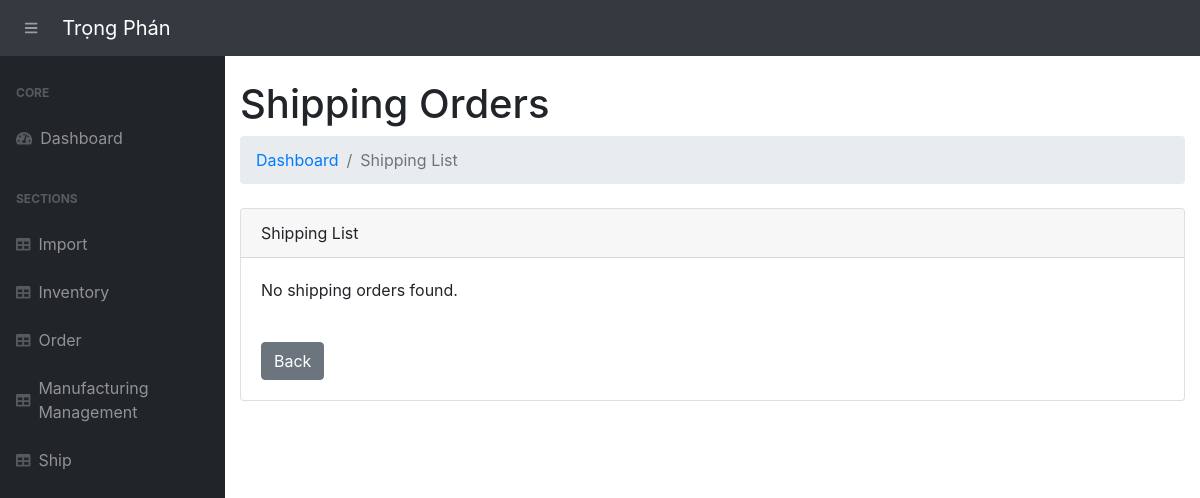
The app's page /shipping-list/, older data.
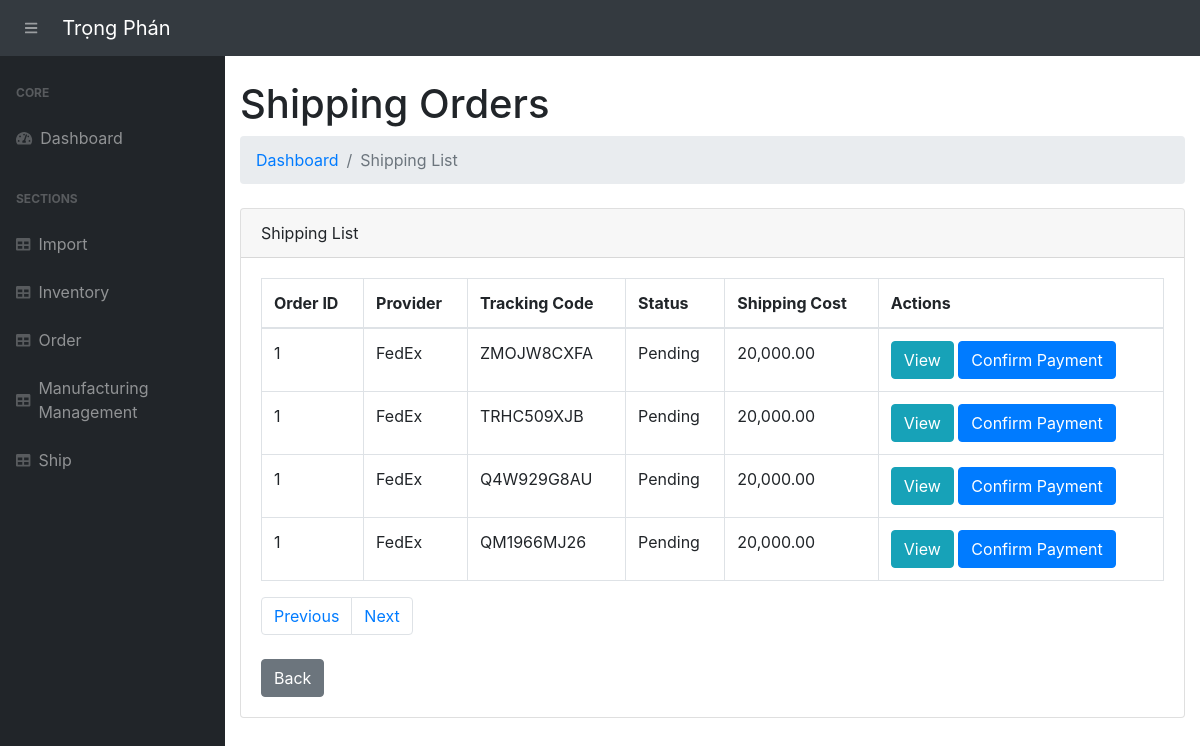
The same page, newer data.
### app.py (models this page shows, shortened)
class Shipping(db.Model):
    __tablename__ = 'shipping'
    shipping_id = db.Column(db.Integer, primary_key=True)
    order_id = db.Column(db.Integer, db.ForeignKey('orders.order_id'))
    tracking_code = db.Column(db.String(255), unique=True)
    provider = db.Column(db.String(255), nullable=False)
    shipping_cost = db.Column(db.Numeric(10, 2), nullable=False)
    shipping_status = db.Column(db.String(50), default='Pending')  # Status: Pending, Shipped, Delivered
    shipment_time = db.Column(db.DateTime, default=vietnam_now)
    order = db.relationship('Order', backref='shipping_details')

### app.py (the view)
@app.route('/shipping-list/', methods=["GET"])
def shipping_list():
    page = request.args.get('page', 1, type=int)
    shippings = Shipping.query.paginate(page=page, per_page=10)
    return render_template('shipping-list.html', shippings=shippings)

### app.py (called while the page is built)
@app.template_filter('format_price')
def format_price(value):
    try:
        return "{:,.2f}".format(value)
    except (ValueError, TypeError):
        return value

### templates/shipping-list.html (shortened to what this page needs)
{% extends 'base.html' %}
{% block content %}
<main>
    <div class="container-fluid">
        <h1 class="mt-4">Shipping Orders</h1>
        <ol class="breadcrumb mb-4">
            <li class="breadcrumb-item"><a href="/">Dashboard</a></li>
            <li class="breadcrumb-item active">Shipping List</li>
        </ol>
        <div class="card mb-4">
            <div class="card-header">Shipping List</div>
            <div class="card-body">
                <div class="table-responsive">
                    {% if shippings.items %}
                        <table class="table table-bordered" id="dataTable" width="100%" cellspacing="0">
                            <thead>
                                <tr>
                                    <th>Order ID</th>
                                    <th>Provider</th>
                                    <th>Tracking Code</th>
                                    <th>Status</th>
                                    <th>Shipping Cost</th>
                                    <th>Actions</th>
                                </tr>
                            </thead>
                            <tbody>
                                {% for shipping in shippings.items %}
                                    <tr>
                                        <td>{{ shipping.order_id }}</td>
                                        <td>{{ shipping.provider }}</td>
                                        <td>{{ shipping.tracking_code }}</td>
                                        <td>{{ shipping.shipping_status }}</td>
                                        <td>{{ shipping.shipping_cost | format_price }}</td>
                                        <td>
                                            <a href="{{ url_for('view_shipping', shipping_id=shipping.shipping_id) }}" class="btn btn-info">View</a>
                                            <a href="{{ url_for('confirm_shipping_payment', shipping_id=shipping.shipping_id) }}" class="btn btn-primary">Confirm Payment</a>
                                        </td>
                                    </tr>
                                {% endfor %}
                            </tbody>
                        </table>
                        <div class="pagination">
                            <span class="page-item">
                                <a href="{{ url_for('shipping_list', page=shippings.prev_num) }}" class="page-link">Previous</a>
                            </span>
                            <span class="page-item">
                                <a href="{{ url_for('shipping_list', page=shippings.next_num) }}" class="page-link">Next</a>
                            </span>
                        </div>
                    {% else %}
                        <p>No shipping orders found.</p>
                    {% endif %}
                    <br>
                    <a href="/shipping-queue/" class="btn btn-secondary">Back </a>
                </div>
            </div>
        </div>
    </div>
</main>
{% endblock %}

Row changes from the older to the newer data that the page shows:
added Shipping: order_id "1", provider "FedEx", tracking_code "ZMOJW8CXFA", shipping_status "Pending", shipping_cost "20,000.00"
added Shipping: order_id "1", provider "FedEx", tracking_code "TRHC509XJB", shipping_status "Pending", shipping_cost "20,000.00"
added Shipping: order_id "1", provider "FedEx", tracking_code "Q4W929G8AU", shipping_status "Pending", shipping_cost "20,000.00"
added Shipping: order_id "1", provider "FedEx", tracking_code "QM1966MJ26", shipping_status "Pending", shipping_cost "20,000.00"
Text that changed along with them:
text no longer shown: "No shipping orders found."
text now shown: "Order ID Provider Tracking Code Status Shipping Cost Actions Previous Next"
